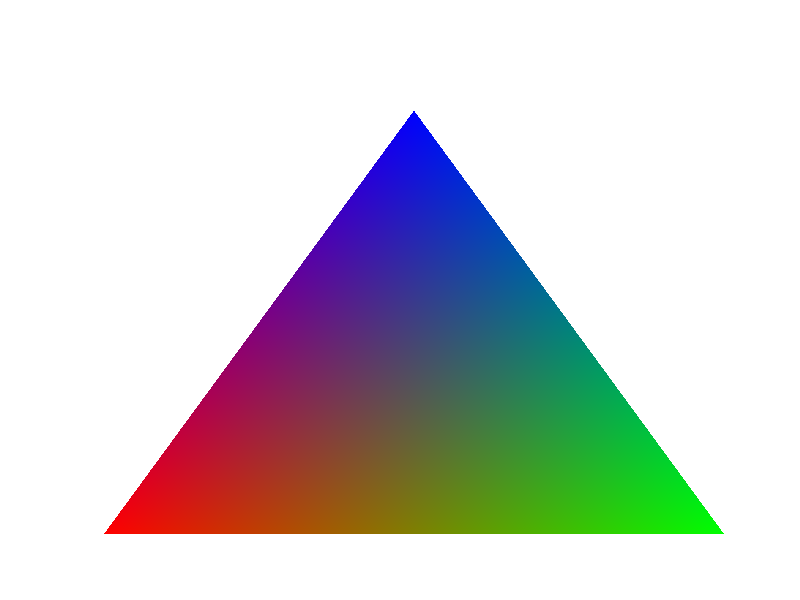
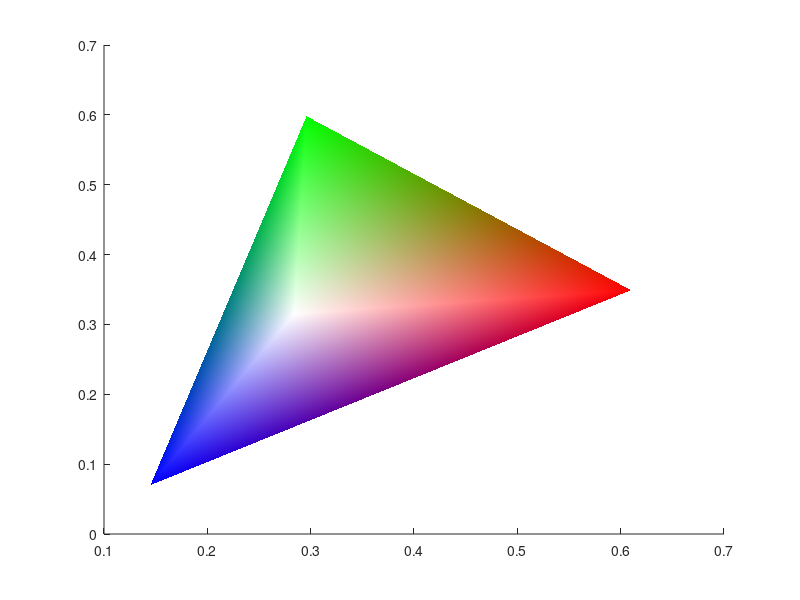

The MATLAB script that drew these images, in order:
xy=[0 0; 1 0; 0.5 0.866];
col=[1 0 0; 0 1 0; 0 0 1];
patch('Vertices',xy, 'Faces',[1:size(xy,1)],...
'EdgeColor','none','FaceVertexCData',...
col,'FaceColor','interp');
axis off

figure(2)
red = [30.24 17.30 2.03];
green = [30.19 61.00 10.81];
blue = [18.62 8.99 100.82];
white = [77.00 85.40 108.72];
w = [1 1 1];
r = [1 0 0];
g = [0 1 0];
b = [0 0 1];
k = [0 0 0];
rxy = [red(1)/sum(red) red(2)/sum(red) red(2)];
gxy = [green(1)/sum(green) green(2)/sum(green) green(2)];
bxy = [blue(1)/sum(blue) blue(2)/sum(blue) blue(2)];
wxy = [white(1)/sum(white) white(2)/sum(white) white(2)];
kxy = [white(1)/sum(white) white(2)/sum(white) 0];
v = [rxy; gxy; bxy; wxy; kxy];
c = [r; g; b; w; k];
f = [1 2 4; 1 2 5; 1 3 4; 1 3 5; 2 3 4; 2 3 5];
patch('Vertices',v, 'Faces',f, 'EdgeColor','none',...
'FaceVertexCData',c,'FaceColor','interp')